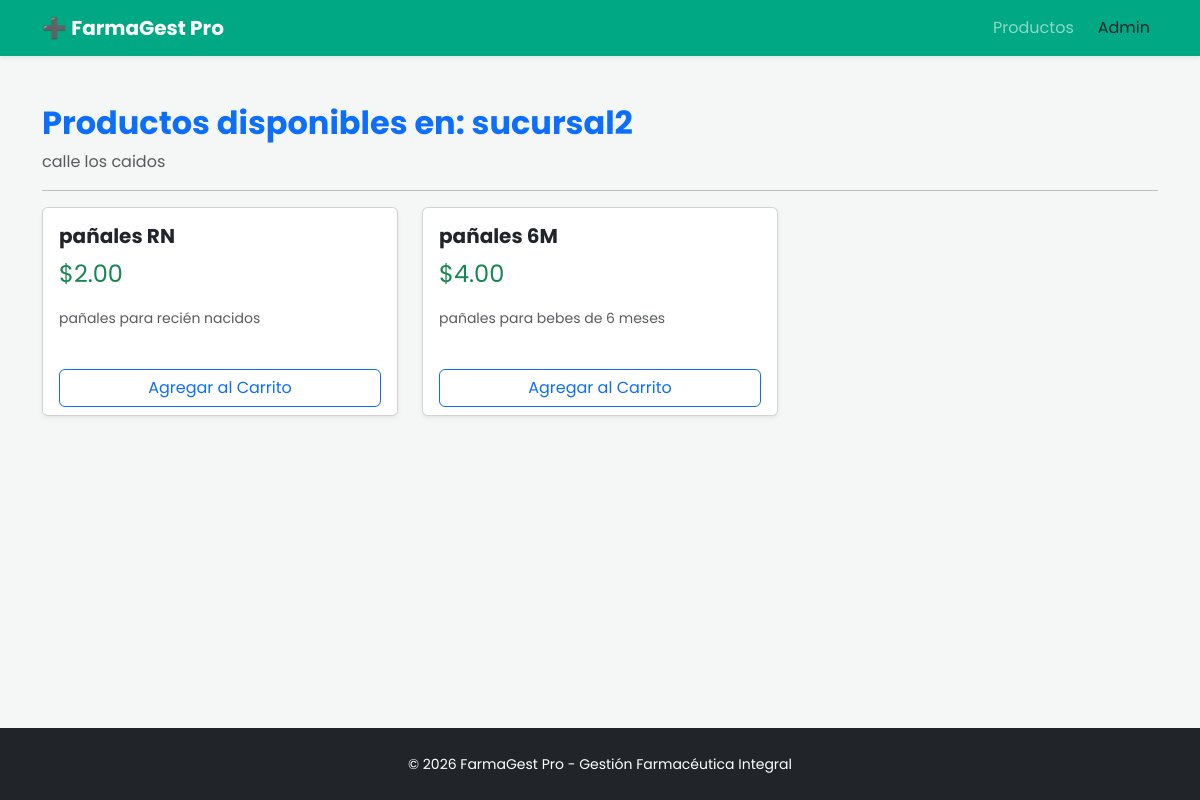
Screenshot of /sucursal/2/ with the database file from the repository.
### GFarma/models.py (models this page shows, shortened)
class Sucursal(models.Model):
    nombre = models.CharField(max_length=100)
    direccion = models.CharField(max_length=255)
    telefono = models.CharField(max_length=20, blank=True, null=True)
    imagen = models.ImageField(upload_to='sucursales/', null=True, blank=True)
    fecha_creacion = models.DateTimeField(auto_now_add=True)
    class Meta:
        verbose_name_plural = "Sucursales"

class Producto(models.Model):
    nombre = models.CharField(max_length=150)
    descripcion = models.TextField(blank=True)
    precio = models.DecimalField(max_digits=10, decimal_places=2)
    sucursales = models.ManyToManyField(
        'Sucursal',
        through='Inventario',
        related_name='productos'
    )

### gestionFarmacia/views.py (the view)
# urls.py: path('sucursal/<int:sucursal_id>/', detalle_sucursal, name='detalle_sucursal'),
def detalle_sucursal(request, sucursal_id):
    sucursal = get_object_or_404(Sucursal, id=sucursal_id)
    productos = Producto.objects.filter(sucursales=sucursal)
    return render(request, 'detalleSucursal.html', {
        'sucursal': sucursal,
        'productos': productos
    })

### gestionFarmacia/templates/detalleSucursal.html (shortened to what this page needs)
{% extends "planillaBase.html" %}
{% block content %}
<div class="container py-5">
    <h2 class="fw-bold text-primary">Productos disponibles en: {{ sucursal.nombre }}</h2>
    <p class="text-muted"> {{ sucursal.direccion }}</p>
    <hr>
    <div class="row row-cols-1 row-cols-md-3 g-4">
        {% for producto in productos %}
        <div class="col">
            <div class="card h-100 shadow-sm">
                <div class="card-body">
                    <h5 class="card-title fw-bold">{{ producto.nombre }}</h5>
                    <p class="card-text text-success fs-4">${{ producto.precio }}</p>
                    <p class="small text-muted">{{ producto.descripcion|truncatechars:50 }}</p>
                </div>
                <div class="card-footer bg-white border-0">
                    <button class="btn btn-outline-primary w-100">Agregar al Carrito</button>
                </div>
            </div>
        </div>
        {% empty %}
        <div class="col-12 text-center py-5">
            <p class="lead">Lo sentimos, esta sucursal aún no tiene productos registrados.</p>
        </div>
        {% endfor %}
    </div>
</div>
{% endblock %}

### gestionFarmacia/templates/planillaBase.html (style rules this page uses)
body { font-family: 'Poppins', sans-serif; background-color: #f4f7f6; display: flex; flex-direction: column; min-height: 100vh; }

### rows the page displays
Sucursal: nombre "sucursal2", direccion "calle los caidos"
Producto: nombre "pañales RN", precio "2.00", descripcion "pañales para recién nacidos"
Producto: nombre "pañales 6M", precio "4.00", descripcion "pañales para bebes de 6 meses"
